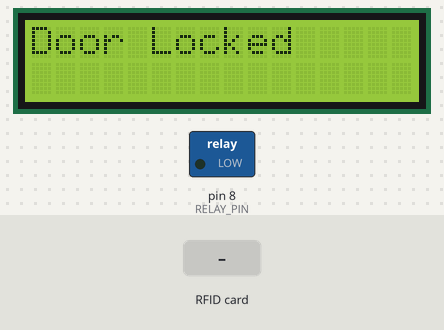
Bench run of a sketch on a simulated Arduino Uno, built with avr-gcc and run on an emulated ATmega328P. Parts: 16×2 character LCD, switched loads named in the sketch (green lamp = pin HIGH). The test bench sets the inputs (shaded band). Pins used as bus, display or sensor lines are not drawn.

Above: at 5.3 s.
5.4 s: RFID card 69 A9 81 5A held to the reader
At 5.9 s:
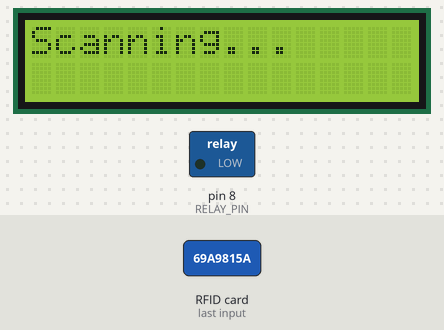
At 8.0 s:
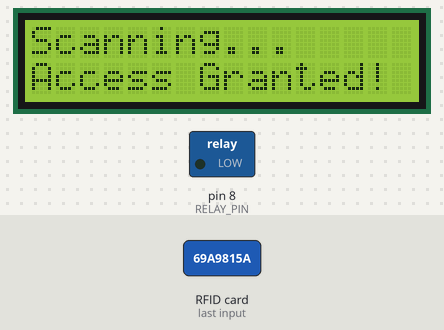
Timing chart, 0 to 20.9 s (numbered marks = the images above; inputs shaded):
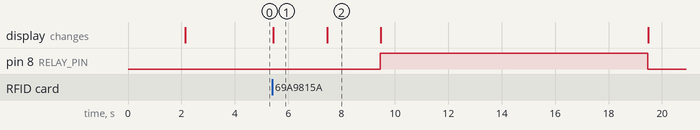

The sketch:

RFID_DOOR_LOCK.ino
```cpp
#include <MFRC522.h>
#include <LiquidCrystal_I2C.h>

// Define RC522 pins
#define RST_PIN 9
#define SS_PIN 10

// Relay pin
#define RELAY_PIN 8

// Initialize MFRC522 instance
MFRC522 rfid(SS_PIN, RST_PIN);

// Initialize LCD (address 0x27 may vary)
LiquidCrystal_I2C lcd(0x27, 16, 2);


// Authorized UID (replace with your tag's UID)
byte authorizedUID[] = {0x69, 0xA9, 0x81, 0x5A};

// Door status
bool doorLocked = true;

void setup() {
  // Initialize SPI and RC522
  SPI.begin();
  rfid.PCD_Init();

  // Initialize LCD
  lcd.init();
  lcd.backlight();

  // Set up relay pin
  pinMode(RELAY_PIN, OUTPUT);

  // Display startup message
  lcd.setCursor(0, 0);
  lcd.print("RFID Door Lock");
  delay(2000);
  lcd.clear();
  lockDoor(); // Start with door locked
}

void loop() {
  // Check if a new RFID card is present
  if (!rfid.PICC_IsNewCardPresent()) {
    return;
  }

  // Check if the RFID card can be read
  if (!rfid.PICC_ReadCardSerial()) {
    return;
  }

  // Display scanned UID
  lcd.clear();
  lcd.setCursor(0, 0);
  lcd.print("Scanning...");
  delay(2000);

  // Compare scanned UID with authorized UID
  if (isAuthorized(rfid.uid.uidByte, rfid.uid.size)) {
    lcd.setCursor(0, 1);
    lcd.print("Access Granted!");
    delay(2000);
    unlockDoor(); // Lock or unlock the door
  } else {
    lcd.setCursor(0, 1);
    lcd.print("Access Denied!");
    delay(2000);
    lockDoor();
  }

  // Halt communication with the card
  rfid.PICC_HaltA();
}

// Function to check if UID matches authorized UID
bool isAuthorized(byte *uid, byte size) {
  if (size != sizeof(authorizedUID)) {
    return false;
  }

  for (byte i = 0; i < size; i++) {
    if (uid[i] != authorizedUID[i]) {
      return false;
    }
  }
  return true;
}

// Function to lock the door
void lockDoor() {
  digitalWrite(RELAY_PIN, LOW); // Turn OFF relay (lock engaged)
  doorLocked = true;
  lcd.clear();
  lcd.setCursor(0, 0);
  lcd.print("Door Locked");
  delay(2000);
}

// Function to unlock the door
void unlockDoor() {
  digitalWrite(RELAY_PIN, HIGH); // Turn ON relay (unlock door)
  doorLocked = false;
  lcd.clear();
  lcd.setCursor(0, 0);
  lcd.print("Door Unlocked");
  delay(10000); // Keep door unlocked for 5 seconds
  lockDoor();  // Auto-lock after 5 seconds
}
```

Measured:
- after the input at 5.4 s, pin 8 (RELAY_PIN): LOW → HIGH after 4.1 s, → LOW 10.0 s later; the display: changes at once (image 1)
- what the display in image 1 shows lasts 2.1 s, from 5.4 s to 7.5 s
